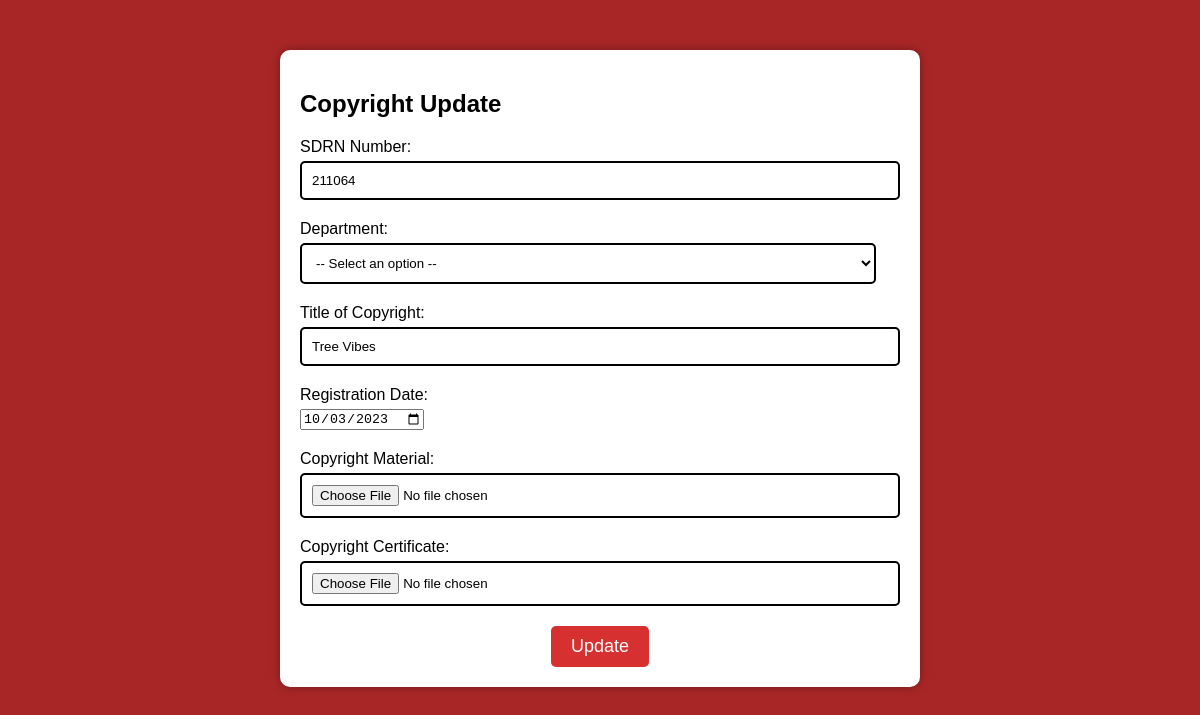
The page /copyrightupdate.php?id=12 (signed in) on the database its author committed.
### tables this page shows
CREATE TABLE `copyright` (
  `id` int(11) NOT NULL,
  `sdrn_no` int(11) NOT NULL,
  `department` varchar(255) NOT NULL,
  `title` varchar(255) NOT NULL,
  `contributors` varchar(255) DEFAULT NULL,
  `pub_date` date NOT NULL,
  `copyright_material` varchar(255) NOT NULL,
  `copyright_certificate` varchar(255) NOT NULL
);

### copyrightupdate.php (the view, shortened to what this page needs)
<?php
$servername = "sql105.infinityfree.com";
$username = "if0_35273413";
$password = "uBNMpIV1LS";
$dbname = "if0_35273413_durga";
$conn = new mysqli($servername, $username, $password, $dbname);
$id = $_GET['id'];
$sql = "SELECT * FROM copyright WHERE id = '$id'";
$data = mysqli_query($conn, $sql);
if (mysqli_num_rows($data) > 0) {
    $result = mysqli_fetch_assoc($data);
} else {
    die("No data found for the given ID.");
}
?>
<!DOCTYPE html>
<html>
<head>
</head>
<body>
<div class="form-box">
    <h2>Copyright Update</h2>
    <form action="copyrightupdate.php?id=<?php echo $id; ?>" method="post" enctype="multipart/form-data">
        <div class="form-group">
            <label for="sdrn_no">SDRN Number:</label>
            <input type="text" value="<?php echo $result['sdrn_no']; ?>" id="sdrn_no" name="sdrn_no" required>
        </div>
        <div class="form-group">
                <label for="Dept">Department:</label>
                <select id="Dept" name="Dept" required>
                    <option value="">-- Select an option --</option>
                </select>
            </div>
        <div class="form-group">
            <label for="title">Title of Copyright:</label>
            <input type="text" value="<?php echo $result['title']; ?>" id="title" name="title" required>
        </div>
        <div class="form-group">
            <label for="pub_date">Registration Date:</label>
            <input type="date" value="<?php echo $result['pub_date']; ?>" id="pub_date" name="pub_date" required>
        </div>
        <div class="form-group">
            <label for="copyright_material">Copyright Material:</label>
            <input type="file" id="copyright_material" name="copyright_material">
        </div>
        <div class="form-group">
            <label for="copyright_certificate">Copyright Certificate:</label>
            <input type="file" id="copyright_certificate" name="copyright_certificate">
        </div>
        <input type="submit" value="Update">
    </form>
</div>
</body>
</html>

### copyrightupdate.php (style rules this page uses)
body { background-color: #A82626; color: #000000; font-family: Arial, sans-serif; }
.form-box { width: 80%; max-width: 600px; margin: 50px auto; padding: 20px; background-color: #fff; box-shadow: 0px 0px 10px rgba(0, 0, 0, 0.3); border-radius: 10px; }
.form-group { margin-bottom: 20px; }
label { display: block; margin-bottom: 5px; }
input[type="text"], input[type="email"], input[type="tel"], textarea, select, input[type="file"] { width: 96%; padding: 10px; border: 2px solid black; border-radius: 5px; background-color: #fff; color: #000000; }
input[type="submit"] { display: block; margin: 20px auto 0; padding: 10px 20px; background-color: #d63031; color: #fff; border: none; border-radius: 5px; font-size: 18px; cursor: pointer; }

### rows shown on the page
copyright: sdrn_no "211064", title "Tree Vibes", pub_date "10/03/2023"
